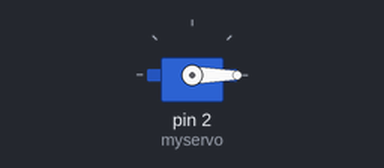
The sketch below on a simulated Arduino Uno, built with avr-gcc and run on an emulated ATmega328P. Parts: servo. Random numbers use the default seed unless the sketch sets one.

Above: at 0.05 s.
At 48.65 s:
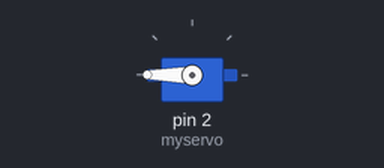
Timing chart, 0 to 74.4 s (numbered marks = the images above):
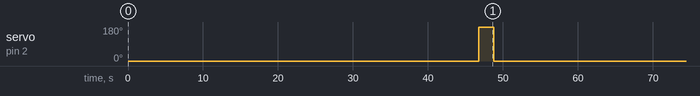

Measured:
- by itself, servo on pin 2 (myservo): alternates 180° for 2.0 s and 0° for 55.2 s

The sketch:

random_world_map.ino
```cpp
#include <Servo.h>


Servo myservo;

void setup() {
  myservo.attach(2);
}

void loop() {
  myservo.write(0);
  delay(random(30000,100000));
  myservo.write(180);
  delay(2000);
}
```
